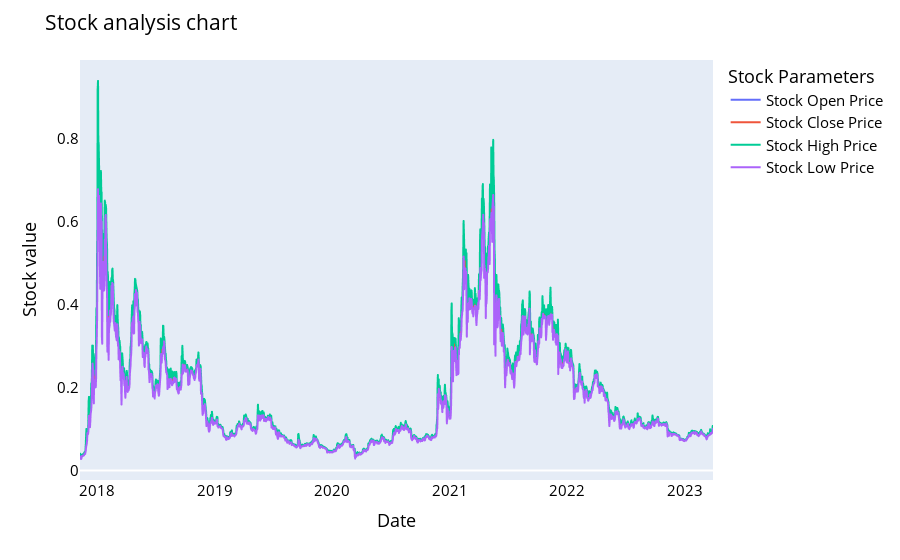

Write notebook code for a chart like this one.
### Code cell
names = cycle(['Stock Open Price','Stock Close Price','Stock High Price','Stock Low Price'])

fig = px.line(y_overall, x=y_overall.Date, y=[y_overall['Open'], y_overall['Close'], 
                                          y_overall['High'], y_overall['Low']],
             labels={'Date': 'Date','value':'Stock value'})
fig.update_layout(title_text='Stock analysis chart', font_size=15, font_color='black',legend_title_text='Stock Parameters')
fig.for_each_trace(lambda t:  t.update(name = next(names)))
fig.update_xaxes(showgrid=False)
fig.update_yaxes(showgrid=False)

fig.show()

### Figure 1 — Plotly figure (JSON) as saved in the notebook; plotly's stock layout.template omitted (floating-point values rounded to 4 significant figures; data arrays with more than 128 entries replaced by an {"elided": "..."} marker saying what was removed)
{"data": [{"hovertemplate": "variable=Open<br>Date=%{x}<br>Stock value=%{y}<extra></extra>", "legendgroup": "Open", "line": {"color": "#636efa", "dash": "solid"}, "marker": {"symbol": "circle"}, "mode": "lines", "name": "Stock Open Price", "showlegend": true, "type": "scattergl", "x": {"elided": "1968 str values"}, "xaxis": "x", "y": {"elided": "1968 float values"}, "yaxis": "y"}, {"hovertemplate": "variable=Close<br>Date=%{x}<br>Stock value=%{y}<extra></extra>", "legendgroup": "Close", "line": {"color": "#EF553B", "dash": "solid"}, "marker": {"symbol": "circle"}, "mode": "lines", "name": "Stock Close Price", "showlegend": true, "type": "scattergl", "x": {"elided": "1968 str values"}, "xaxis": "x", "y": {"elided": "1968 float values"}, "yaxis": "y"}, {"hovertemplate": "variable=High<br>Date=%{x}<br>Stock value=%{y}<extra></extra>", "legendgroup": "High", "line": {"color": "#00cc96", "dash": "solid"}, "marker": {"symbol": "circle"}, "mode": "lines", "name": "Stock High Price", "showlegend": true, "type": "scattergl", "x": {"elided": "1968 str values"}, "xaxis": "x", "y": {"elided": "1968 float values"}, "yaxis": "y"}, {"hovertemplate": "variable=Low<br>Date=%{x}<br>Stock value=%{y}<extra></extra>", "legendgroup": "Low", "line": {"color": "#ab63fa", "dash": "solid"}, "marker": {"symbol": "circle"}, "mode": "lines", "name": "Stock Low Price", "showlegend": true, "type": "scattergl", "x": {"elided": "1968 str values"}, "xaxis": "x", "y": {"elided": "1968 float values"}, "yaxis": "y"}], "layout": {"font": {"color": "black", "size": 15}, "legend": {"title": {"text": "Stock Parameters"}, "tracegroupgap": 0}, "margin": {"t": 60}, "title": {"text": "Stock analysis chart"}, "xaxis": {"anchor": "y", "domain": [0, 1], "showgrid": false, "title": {"text": "Date"}}, "yaxis": {"anchor": "x", "domain": [0, 1], "showgrid": false, "title": {"text": "Stock value"}}}}
